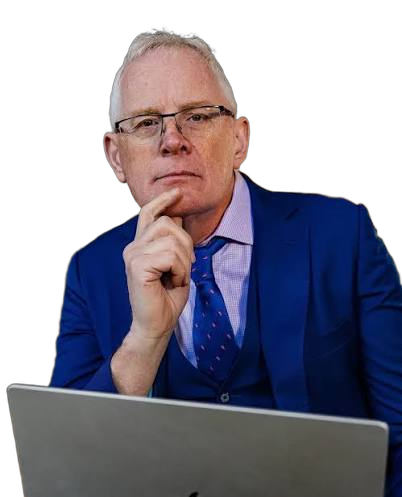
#> input picture avatar_video/avatar/p1_cut_birefnet-portrait.png, 402 x 497 px
$ python assets.py
#> lines starting #> are read from the running program, lines starting #| are printed output that depends on the picture; after the words box and inside, x2 and y2 are one past the last pixel; in counts of white or black regions, pixels touching at a corner belong together
"""Precompute the static overlay assets: sticker-style avatars, bottom gradient, audio levels."""
import json, sys, wave
import numpy as np
from PIL import Image, ImageFilter

W, H, FPS = 1920, 1080, 30
AV_H = 520           # avatar height on screen
OUTLINE = 9          # white "pasted sticker" border

SRC = {1: "avatar/p1_cut_birefnet-portrait.png", 2: "avatar/p2_cut_b.png", 3: "avatar/p3_cut.png"}


def sticker(path, out, av_h=AV_H):
#> called with path = 'avatar/p1_cut_birefnet-portrait.png', out = 'avatar/sticker1.png', av_h = 520
    im = Image.open(path).convert("RGBA")
#> im is the input picture: PIL image 402x497 RGBA; mean R, G, B, A 47.6, 45.5, 58.5, 155.7
    im = im.crop(im.split()[3].getbbox())
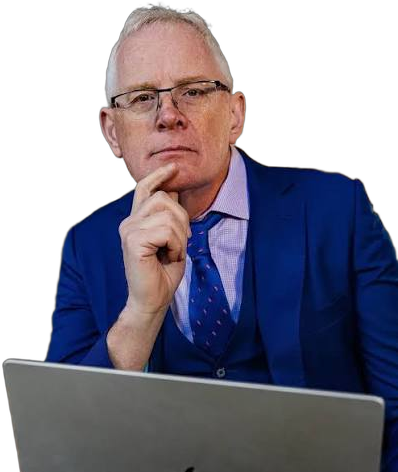
#> im: PIL image 398x472 RGBA; mean R, G, B, A 50.6, 48.4, 62.2, 165.6; transparent parts drawn white
    s = av_h / im.height
#> s = 1.1
    im = im.resize((round(im.width * s), av_h), Image.LANCZOS)
#> im: PIL image 438x520 RGBA
    a = im.split()[3].point(lambda v: 255 if v > 100 else 0)
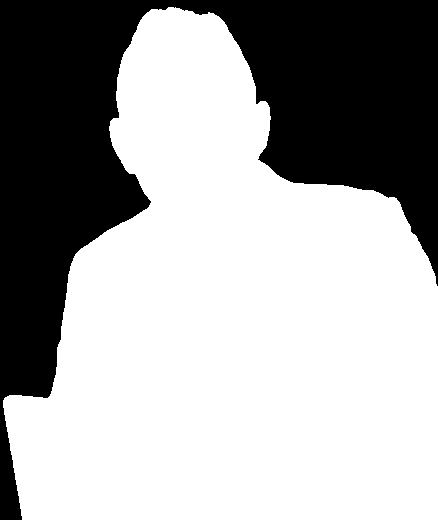
#> a: PIL image 438x520 L; 65.2% white; 1 black region, box (x1, y1, x2, y2) and area: (0, 0, 438, 520) 79155
    pad = OUTLINE + 30
    big = Image.new("L", (im.width + 2 * pad, im.height + pad), 0)
#> big: PIL image 516x559 L; every value is 0
    big.paste(a, (pad, pad))
#> big: PIL image 516x559 L; 51.5% white; 1 black region, box (x1, y1, x2, y2) and area: (0, 0, 516, 559) 139839
    border = big.filter(ImageFilter.MaxFilter(2 * OUTLINE + 1)).filter(ImageFilter.GaussianBlur(1.2))
    shadow = big.filter(ImageFilter.MaxFilter(2 * OUTLINE + 1)).filter(ImageFilter.GaussianBlur(14))
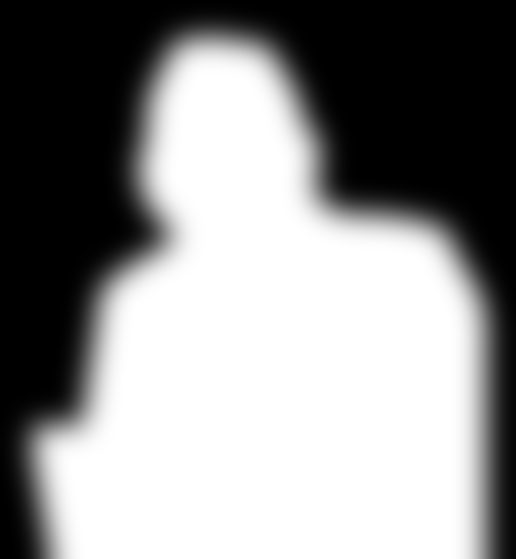
#> shadow: PIL image 516x559 L; min 0, max 255, mean 144.1
    canvas = Image.new("RGBA", big.size, (0, 0, 0, 0))
#> canvas: PIL image 516x559 RGBA; every value is 0
    sh = Image.new("RGBA", big.size, (0, 0, 0, 255)); sh.putalpha(shadow.point(lambda v: int(v * 0.55)))
#> after `sh.putalpha(shadow.point(lambda v: int(v * 0.55)))`:
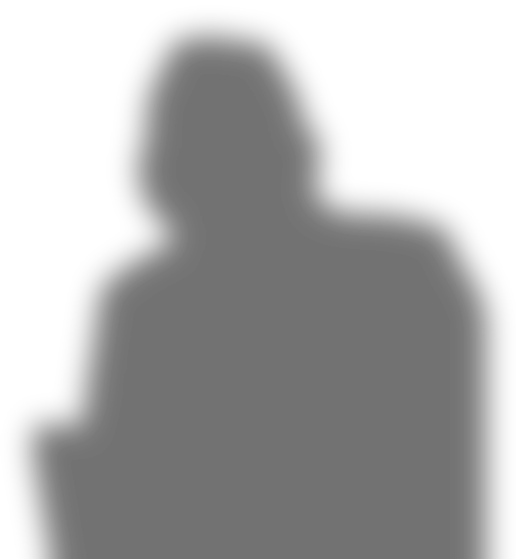
#> sh: PIL image 516x559 RGBA; mean R, G, B, A 0, 0, 0, 79; transparent parts drawn white
    sh_c = Image.new("RGBA", big.size, (0, 0, 0, 0)); sh_c.paste(sh, (8, 10), sh)
#> after `sh_c.paste(sh, (8, 10), sh)`:
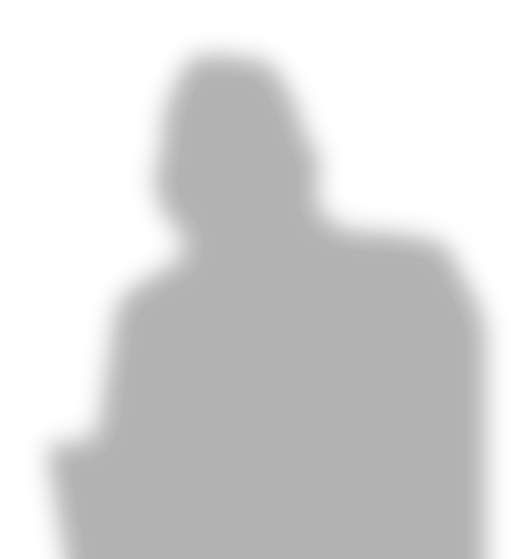
#> sh_c: PIL image 516x559 RGBA; mean R, G, B, A 0, 0, 0, 39.5; transparent parts drawn white
    canvas.alpha_composite(sh_c)
    wb = Image.new("RGBA", big.size, (255, 255, 255, 255)); wb.putalpha(border)
#> after `wb = Image.new('RGBA', big.size, (255, 255, 255, 255))`: wb: PIL image 516x559 RGBA; every value is 255
    canvas.alpha_composite(wb)
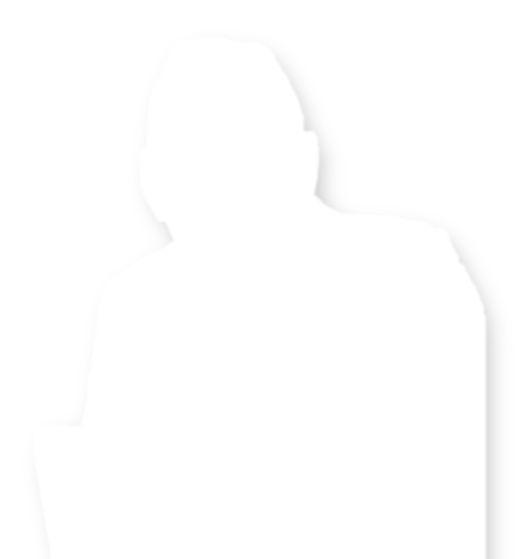
#> canvas: PIL image 516x559 RGBA; mean R, G, B, A 146.6, 146.6, 146.6, 144.7; transparent parts drawn white
    canvas.alpha_composite(im, (pad, pad))
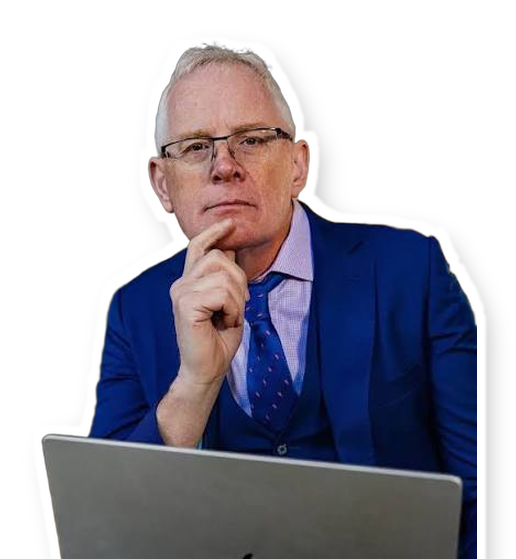
#> canvas: PIL image 516x559 RGBA; mean R, G, B, A 55.5, 53.8, 64.7, 144.7; transparent parts drawn white
    canvas.save(out)
    print(out, canvas.size)
#| avatar/sticker1.png (516, 559)


def levels(wav_path, out):
    with wave.open(wav_path) as w:
        sr = w.getframerate(); ch = w.getnchannels()
        x = np.frombuffer(w.readframes(w.getnframes()), dtype=np.int16).astype(np.float32) / 32768
    if ch > 1: x = x.reshape(-1, ch).mean(1)
    hop = sr // FPS; n = len(x) // hop
    win = 2048; bands = 28
    freqs = np.fft.rfftfreq(win, 1 / sr)
    edges = np.geomspace(90, 6000, bands + 1)
    idx = [(np.searchsorted(freqs, edges[i]), max(np.searchsorted(freqs, edges[i + 1]), np.searchsorted(freqs, edges[i]) + 1)) for i in range(bands)]
    hann = np.hanning(win)
    spec = np.zeros((n, bands), np.float32); rms = np.zeros(n, np.float32)
    xp = np.pad(x, (win, win))
    for f in range(n):
        c = f * hop + win
        seg = xp[c - win // 2: c + win // 2]
        rms[f] = np.sqrt(np.mean(seg ** 2))
        m = np.abs(np.fft.rfft(seg * hann))
        spec[f] = [m[a:b].mean() for a, b in idx]
    spec = np.log1p(spec * 4)
    spec /= np.percentile(spec, 99) + 1e-6
    rms /= np.percentile(rms, 99) + 1e-6
    # smooth (attack fast, release slow)
    for f in range(1, n):
        spec[f] = np.maximum(spec[f], spec[f - 1] * 0.72)
        rms[f] = max(rms[f], rms[f - 1] * 0.8)
    np.savez_compressed(out, spec=np.clip(spec, 0, 1), rms=np.clip(rms, 0, 1))
    print(out, n)


if __name__ == "__main__":
    for k, p in SRC.items():
        sticker(p, f"avatar/sticker{k}.png", {1: 520, 2: 450, 3: 540}[k])
#> pass 2 of the loop `for k, p in SRC.items():`:
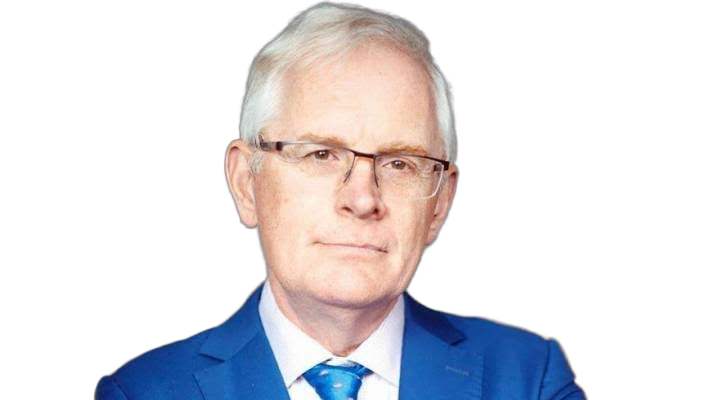
#> input picture avatar_video/avatar/p2_cut_b.png, 728 x 400 px
#> in sticker, im is the input picture: PIL image 728x400 RGBA; mean R, G, B, A 52, 50.5, 54.6, 80.2
#> in sticker (call 2), `a = im.split()[3].point(lambda v: 255 if v > 100 else 0)`:
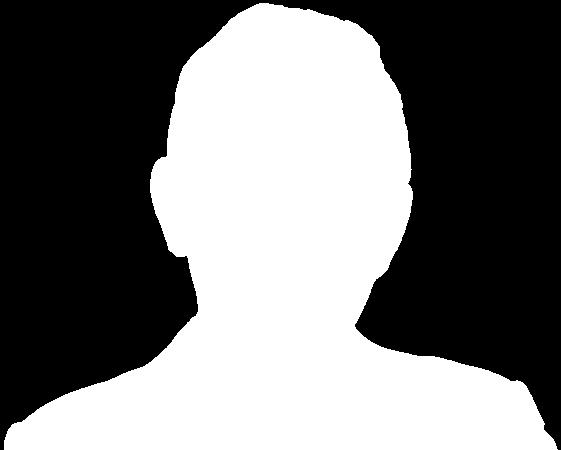
#> a: PIL image 561x450 L; 46.2% white; 1 white region, box (x1, y1, x2, y2) and area: (4, 3, 558, 450) 116608
#> border: PIL image 639x489 L
#> shadow: PIL image 639x489 L
#> sh: PIL image 639x489 RGBA
#> sh_c: PIL image 639x489 RGBA
#> wb: PIL image 639x489 RGBA; every value is 255
#> in sticker (call 2), `canvas.alpha_composite(im, (pad, pad))`:
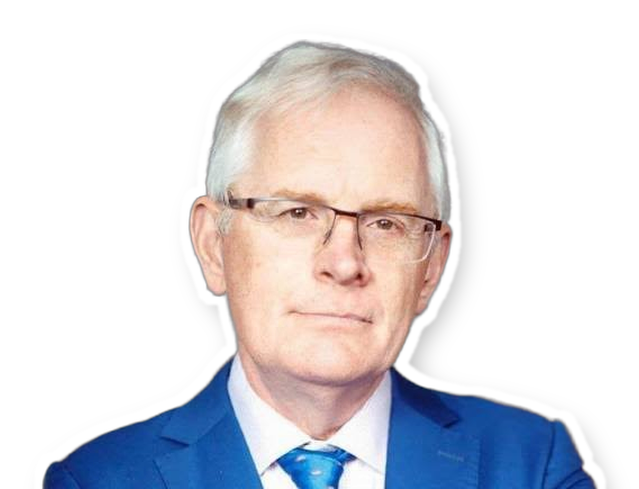
#> canvas: PIL image 639x489 RGBA; mean R, G, B, A 75.8, 74.1, 78.7, 108; transparent parts drawn white
#| avatar/sticker2.png (639, 489)
#> pass 3 of the loop `for k, p in SRC.items():`:
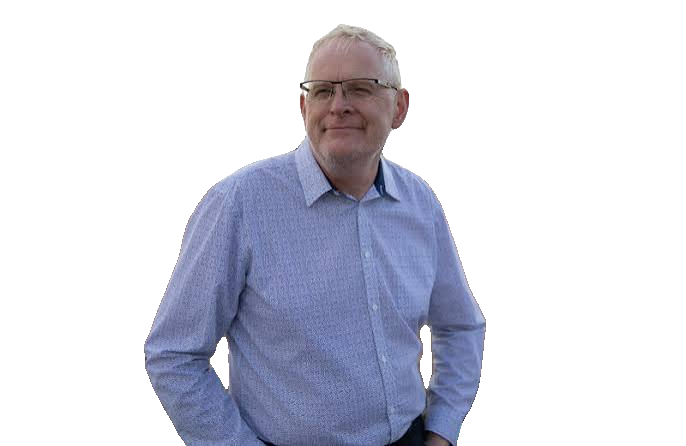
#> input picture avatar_video/avatar/p3_cut.png, 686 x 446 px
#> in sticker, im is the input picture: PIL image 686x446 RGBA; mean R, G, B, A 35.4, 36.9, 47.8, 77.5
#> in sticker (call 3), `a = im.split()[3].point(lambda v: 255 if v > 100 else 0)`:
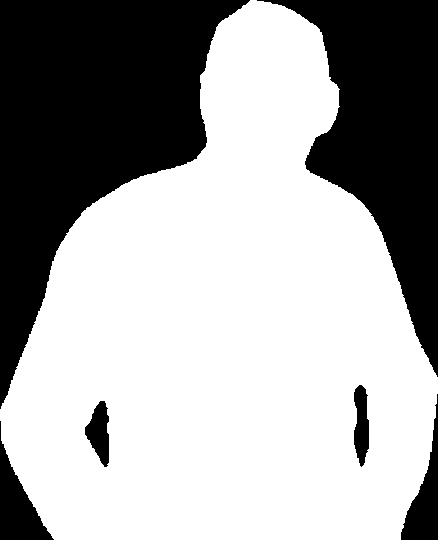
#> a: PIL image 438x540 L; 64.5% white; 6 black regions, box (x1, y1, x2, y2) and area: (0, 0, 250, 409) 47692, (257, 0, 438, 377) 29597, (0, 421, 54, 540) 2549, (401, 394, 438, 540) 2163, (85, 401, 109, 467) 986, (354, 385, 369, 467) 919
#> border: PIL image 516x579 L
#> shadow: PIL image 516x579 L
#> sh: PIL image 516x579 RGBA
#> sh_c: PIL image 516x579 RGBA
#> wb: PIL image 516x579 RGBA; every value is 255
#> in sticker (call 3), `canvas.alpha_composite(im, (pad, pad))`:
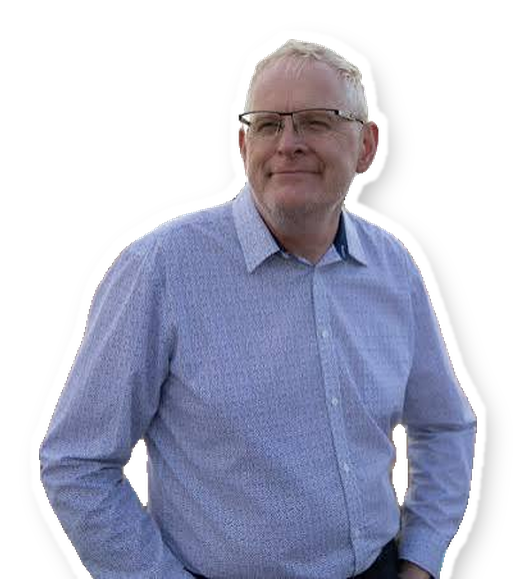
#> canvas: PIL image 516x579 RGBA; mean R, G, B, A 76.9, 79.4, 97.6, 145.6; transparent parts drawn white
#| avatar/sticker3.png (516, 579)
    if len(sys.argv) > 1:
        levels(sys.argv[1], "levels.npz")
